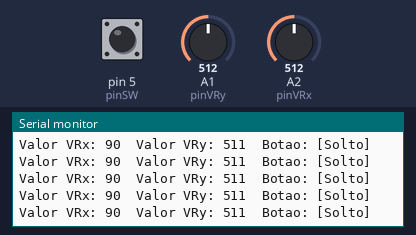
This sketch was run on a simulated Arduino Uno, built with avr-gcc and run on an emulated ATmega328P. Shown: the last lines printed to the serial monitor. The test bench sets the inputs (shaded band); at power-on: A2 (pinVRx) = 512, A1 (pinVRy) = 512, pin 5 (pinSW) HIGH.

Above: at 1.2 s.
1.3 s: A2 (pinVRx) set to 551
At 1.41 s:
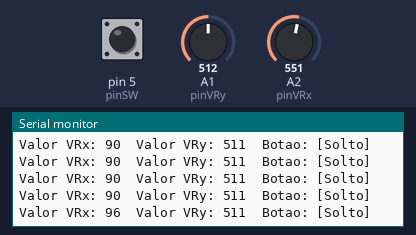
4.3 s: A2 (pinVRx) set to 579
At 4.31 s:
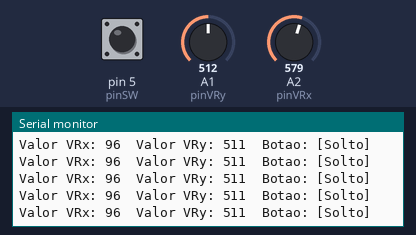
7.3 s: A1 (pinVRy) set to 27
At 7.31 s:
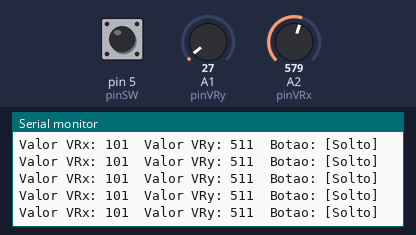
10.3 s: A1 (pinVRy) set to 20
At 10.32 s:
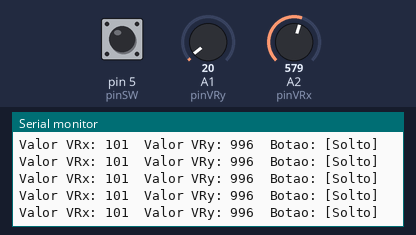
Timing chart, 0 to 13.3 s (numbered marks = the images above; inputs shaded):
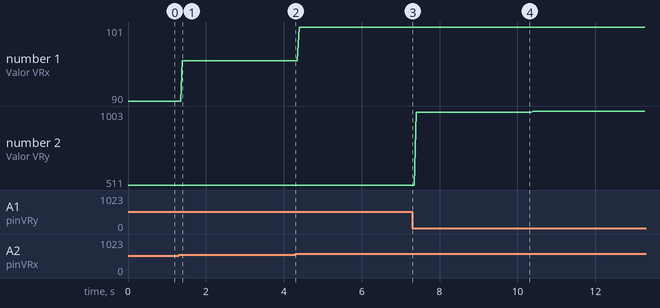

Measured:
- after the input at 1.3 s, the serial monitor: prints a new line after 0.10 s (image 1)
- plotted number 1: 90 → 96 after the input at 1.3 s, 96 → 101 after the input at 4.3 s
- plotted number 2: 511 → 996 after the input at 7.3 s, 996 → 1003 after the input at 10.3 s

The sketch:

Q0048-Sketch.ino
```cpp
#define pinVRx A2
#define pinVRy A1
#define pinSW  5

void setup() {
  pinMode(pinVRx, INPUT);
  pinMode(pinVRy, INPUT);
  pinMode(pinSW,  INPUT_PULLUP);

  Serial.begin(9600);
}

void loop() {

  int valorVRx = analogRead(pinVRx);
  int valorVRy = analogRead(pinVRy);
  bool statusSW = digitalRead(pinSW);

  Serial.print("Valor VRx: ");
  Serial.print(map(valorVRx,0,1023,0,180));

  Serial.print("  Valor VRy: ");
  Serial.print(map(valorVRy,0,1023,1023,0));

 if (statusSW) {
     Serial.println("  Botao: [Solto] ");
 } else {
     Serial.println("  Botao: [Apertado] ");
 }

}
```
